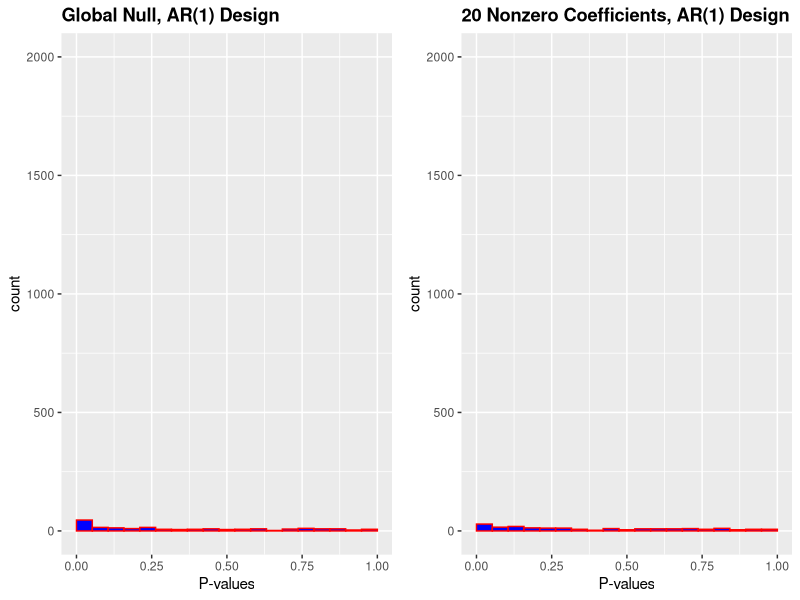

Recreate this plot in R. (Note: a time limit stopped this script after it produced the figure.)
## ---- chunk 1
knitr::opts_chunk$set(
  echo = TRUE,
  warning = FALSE, 
  message = FALSE, 
  fig.width = 5, 
  fig.height = 4, 
  out.width = "50%", 
  fig.align = "center"
)
## ---- chunk 2
library(tibble)

set.seed(101)

n <- 500
p <- 200
n_sim <- 1 # TODO: not showing anything with 10000

# Generate X as n AR(1) time-series of size p
generate_AR1 <- function(n, p) {
  X <- replicate(p, arima.sim(n=n, list(0.5)))
  return(X)
}

# Function to generate responses, fit a logistic regression model and return individual p-values
generate_responses <- function(n, p, prob = NULL) {
  X <- generate_AR1(n=n, p=p)
  if (is.null(prob)) {
    prob <- plogis(0.08 * rowSums(X[, 2:22]))
  }
  Y <- rbinom(n, 1, prob)
  
  fit <- glm(Y ~ X, family="binomial")
  
  p_values <- summary(fit)$coef[, "Pr(>|z|)"][-1] # Exclude intercept
  return(p_values)
}

# Combine the lists into a single tibble
df_plot <- tibble(
  p_values_1 = c(replicate(n_sim, generate_responses(n=n, p=p, prob=0.5))),
  p_values_2 = c(replicate(n_sim, generate_responses(n=n, p=p)))
)
## ---- chunk 3
library(ggplot2)
library(cowplot)

# Create histograms for each set of p-values
histogram_1 <- ggplot(df_plot, aes(x=p_values_1)) + 
  geom_histogram(color="red", fill="blue", bins=20, boundary=0) +
  labs(x="P-values", y="count", title="Global Null, AR(1) Design") +
  theme(plot.title=element_text(hjust=0, face="bold")) +
  scale_x_continuous(limits=c(0, 1)) +
  scale_y_continuous(limits=c(0, 2000))

histogram_2 <- ggplot(df_plot, aes(x=p_values_2)) + 
  geom_histogram(color="red", fill="blue", bins=20, boundary=0) +
  labs(x="P-values", y="count", title="20 Nonzero Coefficients, AR(1) Design") +
  theme(plot.title=element_text(hjust=0, face="bold")) +
  scale_x_continuous(limits=c(0, 1)) +
  scale_y_continuous(limits=c(0, 2000))

# Arrange the plots side by side
combined_plots <- plot_grid(
  histogram_1, histogram_2, nrow=1, ncol=2, shareY=TRUE
)

# Display the combined plots
print(combined_plots)
## ---- chunk 4
# draw a new sample from the conditional distribution of Xj | X-j using a random number generator
# Not sure if this is the correct way to sample
simulate_Xj_given_Xj <- function(X, j) {
  Xj <- X[, j] 
  X_minus_j <- X[, -j, drop = FALSE]
  
  # Fit a model to predict Xj from the rest of the data
  model <- glm(Xj ~ X_minus_j - 1, family = "gaussian") 
  predicted_Xj <- predict(model, newdata = list(X_minus_j = X_minus_j))
  
  residuals_sd <- sd(resid(model))
  # Generate new samples for Xj with added randomness
  new_Xj_samples <- predicted_Xj + rnorm(length(predicted_Xj), mean = 0, sd = residuals_sd)
  
  return(new_Xj_samples)
}



# Feature importance statistic function to test whether Xj and Y are conditionally independent.
compute_Tj <- function(X, y) {
  fit <- glm(y ~ X, family = binomial(link="logit"))
  coef <- coef(fit)
  return(abs(coef))
}




# Conditional Randomization Test for a specific j
conditional_randomization_test <- function(X, y, j, K = 200) {
  original_Tj <- compute_Tj(X, y)[j]
  greater_count <- 0
  
  for (k in 1:K) {
    # Create a new data matrix by simulating the jth column and keeping the remaining columns the same
    X_simulated <- X
    X_simulated[, j] <- simulate_Xj_given_Xj(X, j)
    
    # Compute Tj for the simulated data
    simulated_Tj <- compute_Tj(X_simulated, y)[j]
    
    # Increment count if simulated Tj is greater than or equal to the original Tj
    if (simulated_Tj >= original_Tj) {
      greater_count <- greater_count + 1
    }
  }
  
  # Calculate p-value
  p_value <- (1 + greater_count) / (K + 1)
  return(p_value)
}

# Conditional Randomization Test for entire matrix X
conditional_randomization_test_all <- function(X, y, K = 200) {
  p_values <- numeric(ncol(X))

  for (j in 1:ncol(X)) {
    p_values[j] <- conditional_randomization_test(X, y, j, K)
  }
  
  return(p_values)
}

X <- generate_AR1(n=n, p=p)
Y <- rbinom(n, 1, 0.5)
p_values <- conditional_randomization_test_all(X, Y)
print(p_values)
